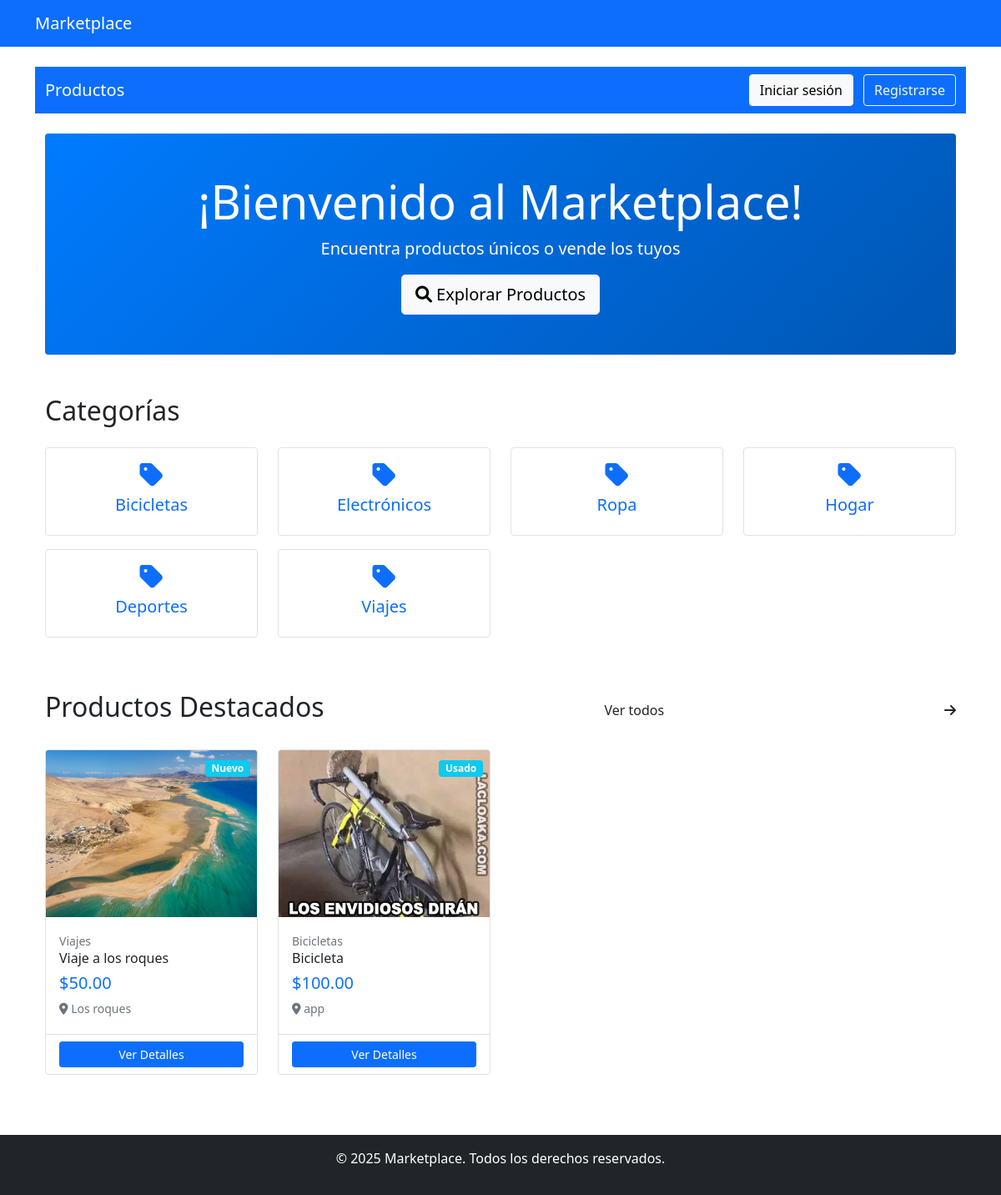
The page / on the database its author committed.
### publicaciones/models.py (models this page shows, shortened)
class Category(models.Model):
    name = models.CharField(max_length=100)
    description = models.TextField(blank=True)
    icon = models.CharField(max_length=50, blank=True)
    class Meta:
        verbose_name_plural = "Categories"

class Product(models.Model):
    CONDITION_CHOICES = [
        ('new', 'Nuevo'),
        ('used', 'Usado'),
        ('refurbished', 'Reacondicionado'),
    ]
    STATUS_CHOICES = [
        ('available', 'Disponible'),
        ('sold', 'Vendido'),
        ('reserved', 'Reservado'),
    ]
    seller = models.ForeignKey(User, on_delete=models.CASCADE, related_name='products')
    title = models.CharField(max_length=200)
    description = models.TextField()
    price = models.DecimalField(max_digits=10, decimal_places=2, validators=[MinValueValidator(0)])
    category = models.ForeignKey(Category, on_delete=models.SET_NULL, null=True)
    condition = models.CharField(max_length=20, choices=CONDITION_CHOICES, default='used')
    status = models.CharField(max_length=20, choices=STATUS_CHOICES, default='available')
    location = models.CharField(max_length=100)
    created_at = models.DateTimeField(default=timezone.now)
    updated_at = models.DateTimeField(auto_now=True)
    views = models.PositiveIntegerField(default=0)
    image = models.ImageField(upload_to='products/', null=True, blank=True)

### publicaciones/views.py (the view)
# urls.py: path('', HomeView.as_view(), name='home'),
class HomeView(TemplateView):
    template_name = 'marketplace/home.html'
    def get_context_data(self, **kwargs):
        context = super().get_context_data(**kwargs)
        categories = cache.get('categories')
        if not categories:
            categories = Category.objects.all()
            cache.set('categories', categories, 300)  # 5 minutes
        context['categories'] = categories
        context['featured_products'] = Product.objects.filter(
            status='available'
        ).select_related('category').order_by('-created_at')[:8]
        return context

### templates/marketplace/home.html (shortened to what this page needs)
{% extends 'marketplace/base.html' %}
{% load static humanize %}
{% block content %}
<div class="container mt-4">
    <div class="jumbotron bg-primary text-white text-center py-5 mb-5 rounded">
        <h1 class="display-4">¡Bienvenido al Marketplace!</h1>
        <p class="lead">Encuentra productos únicos o vende los tuyos</p>
        {% if user.is_authenticated %}
        {% comment %} <a href="{% url 'publicaciones:add_product' %}" class="btn btn-light btn-lg"> {% endcomment %}
            <i class="fas fa-plus"></i> Publicar Producto
        </a>
        {% else %}
        <a href="{% url 'marketplace:product_list' %}" class="btn btn-light btn-lg">
            <i class="fas fa-search"></i> Explorar Productos
        </a>
        {% endif %}
    </div>
    <div class="row mb-5">
        <div class="col-12">
            <h2 class="mb-4">Categorías</h2>
            <div class="row">
                {% for category in categories %}
                <div class="col-md-3 col-sm-6 mb-3">
                    <a href="{% url 'marketplace:product_list' %}?category={{ category.id }}"
                       class="text-decoration-none">
                        <div class="card text-center h-100 category-card">
                            <div class="card-body">
                                <i class="fas fa-tag fa-2x text-primary mb-2"></i>
                                <h5 class="card-title">{{ category.name }}</h5>
                            </div>
                        </div>
                    </a>
                </div>
                {% endfor %}
            </div>
        </div>
    </div>
    <div class="row">
        <div class="col-12">
            <div class="d-flex justify-content-between align-items-center mb-4">
                <h2>Productos Destacados</h2>
                    Ver todos <i class="fas fa-arrow-right"></i>
            </div>
            <div class="row">
                {% for product in featured_products %}
                <div class="col-lg-3 col-md-4 col-sm-6 mb-4">
                    <div class="card h-100 product-card">
                        <div class="position-relative">
                            {% if product.image %}
                            <img src="{{ product.image.url }}" class="card-img-top"
                                 alt="{{ product.title }}" style="height: 200px; object-fit: cover;">
                            {% endif %}
                            <div class="position-absolute top-0 end-0 m-2">
                                <span class="badge bg-info">{{ product.get_condition_display }}</span>
                            </div>
                        </div>
                        <div class="card-body">
                            <small class="text-muted">{{ product.category.name }}</small>
                            <h6 class="card-title">{{ product.title|truncatechars:30 }}</h6>
                            <h5 class="text-primary">${{ product.price|intcomma }}</h5>
                            <p class="text-muted small mb-1">
                                <i class="fas fa-map-marker-alt"></i> {{ product.location }}
                            </p>
                        </div>
                        <div class="card-footer bg-transparent">
                            <a href="{% url 'marketplace:product_detail' product.id %}"
                               class="btn btn-primary btn-sm w-100">
                                Ver Detalles
                            </a>
                        </div>
                    </div>
                </div>
                {% endfor %}
            </div>
        </div>
    </div>
</div>
{% endblock %}

### templates/marketplace/base.html (shortened to what this page needs)
{% load static %}
<!DOCTYPE html>
<html lang="es">
<head>
    <link href="https://cdn.jsdelivr.net/npm/bootstrap@5.1.3/dist/css/bootstrap.min.css" rel="stylesheet">
    <link href="https://cdnjs.cloudflare.com/ajax/libs/font-awesome/6.0.0/css/all.min.css" rel="stylesheet">
</head>
<body>
    <nav class="navbar navbar-expand-lg navbar-dark bg-primary">
        <div class="container">
            <a class="navbar-brand" href="{% url 'marketplace:home' %}">Marketplace</a>
        </div>
    </nav>
    <main class="container mt-4">
        <nav class="navbar navbar-expand-lg navbar-dark bg-primary">
            <div class="container">
                <a class="navbar-brand" href="{% url 'marketplace:product_list' %}">Productos</a>
                <div class="ms-auto">
                    {% if user.is_authenticated %}
                        <form method="post" action="{% url 'usuarios:logout' %}">
                            {% csrf_token %}
                            <button type="submit" class="btn btn-light me-2">Cerrar sesión</button>
                        </form>
                    {% else %}
                        <a class="btn btn-light me-2" href="/usuarios/accounts/login/">Iniciar sesión</a>
                        <a class="btn btn-outline-light" href="{% url 'usuarios:signup' %}">Registrarse</a>
                    {% endif %}
                </div>
            </div>
        </nav>
        {% block content %}{% endblock %}
    </main>
    <footer class="bg-dark text-white text-center py-3 mt-5">
        <p>&copy; 2025 Marketplace. Todos los derechos reservados.</p>
    </footer>
</body>
</html>

### templates/marketplace/home.html (style rules this page uses)
.category-card { transition: transform 0.2s ease, box-shadow 0.2s ease; border: 1px solid #dee2e6; }
.product-card { transition: transform 0.2s ease, box-shadow 0.2s ease; border: 1px solid #dee2e6; }
.jumbotron { background: linear-gradient(135deg, #007bff 0%, #0056b3 100%); }

### rows shown on the page
Category: name "Bicicletas"
Category: name "Electrónicos"
Category: name "Ropa"
Category: name "Hogar"
Category: name "Deportes"
Category: name "Viajes"
Product: image (picture), condition "Nuevo", category.name "Viajes", title "Viaje a los roques", price "50.00", location "Los roques"
Product: image (picture), condition "Usado", category.name "Bicicletas", title "Bicicleta", price "100.00", location "app"
